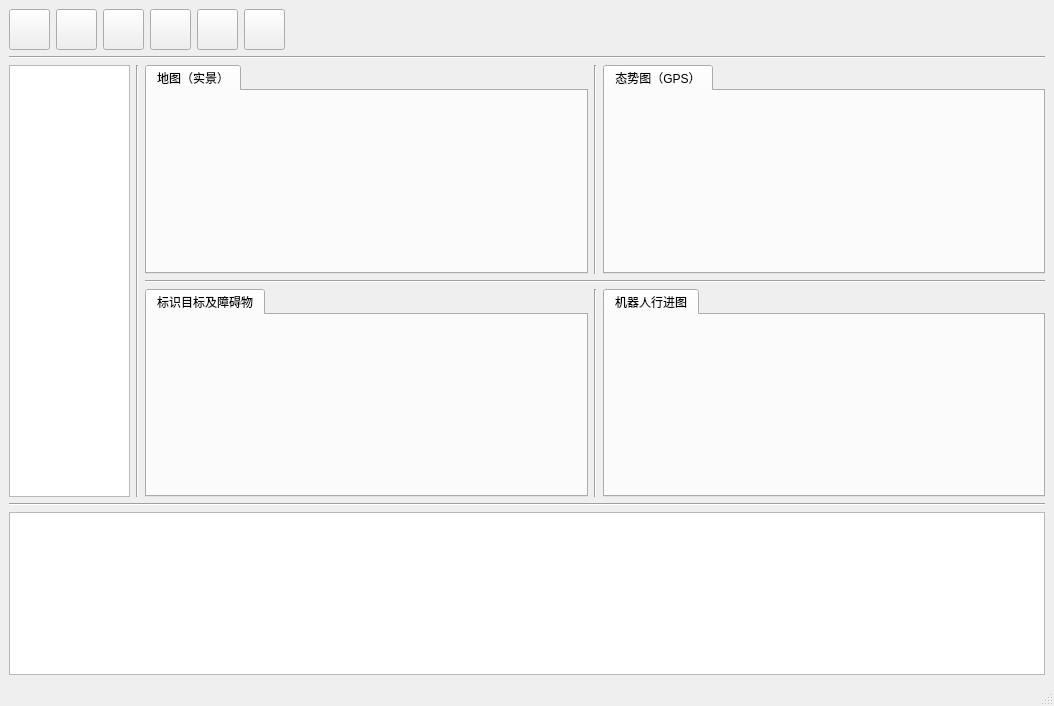
<?xml version="1.0" encoding="UTF-8"?>
<ui version="4.0">
 <class>MainWindow</class>
 <widget class="QMainWindow" name="MainWindow">
  <property name="geometry">
   <rect>
    <x>0</x>
    <y>0</y>
    <width>1054</width>
    <height>706</height>
   </rect>
  </property>
  <property name="minimumSize">
   <size>
    <width>1054</width>
    <height>706</height>
   </size>
  </property>
  <property name="windowTitle">
   <string>MainWindow</string>
  </property>
  <widget class="QWidget" name="centralwidget">
   <layout class="QGridLayout" name="gridLayout">
    <item row="0" column="0">
     <layout class="QVBoxLayout" name="verticalLayout_3" stretch="3,0,1">
      <item>
       <layout class="QVBoxLayout" name="verticalLayout_2">
        <item>
         <layout class="QHBoxLayout" name="horizontalLayout">
          <item>
           <widget class="QPushButton" name="btn_refresh">
            <property name="sizePolicy">
             <sizepolicy hsizetype="Fixed" vsizetype="Fixed">
              <horstretch>0</horstretch>
              <verstretch>0</verstretch>
             </sizepolicy>
            </property>
            <property name="minimumSize">
             <size>
              <width>41</width>
              <height>41</height>
             </size>
            </property>
            <property name="maximumSize">
             <size>
              <width>41</width>
              <height>41</height>
             </size>
            </property>
            <property name="text">
             <string/>
            </property>
            <property name="iconSize">
             <size>
              <width>41</width>
              <height>41</height>
             </size>
            </property>
           </widget>
          </item>
          <item>
           <widget class="QPushButton" name="btn_import">
            <property name="sizePolicy">
             <sizepolicy hsizetype="Fixed" vsizetype="Fixed">
              <horstretch>0</horstretch>
              <verstretch>0</verstretch>
             </sizepolicy>
            </property>
            <property name="minimumSize">
             <size>
              <width>41</width>
              <height>41</height>
             </size>
            </property>
            <property name="maximumSize">
             <size>
              <width>41</width>
              <height>41</height>
             </size>
            </property>
            <property name="text">
             <string/>
            </property>
            <property name="iconSize">
             <size>
              <width>41</width>
              <height>41</height>
             </size>
            </property>
           </widget>
          </item>
          <item>
           <widget class="QPushButton" name="btn_recognize">
            <property name="sizePolicy">
             <sizepolicy hsizetype="Fixed" vsizetype="Fixed">
              <horstretch>0</horstretch>
              <verstretch>0</verstretch>
             </sizepolicy>
            </property>
            <property name="minimumSize">
             <size>
              <width>41</width>
              <height>41</height>
             </size>
            </property>
            <property name="maximumSize">
             <size>
              <width>41</width>
              <height>41</height>
             </size>
            </property>
            <property name="text">
             <string/>
            </property>
            <property name="iconSize">
             <size>
              <width>41</width>
              <height>41</height>
             </size>
            </property>
           </widget>
          </item>
          <item>
           <widget class="QPushButton" name="btn_ToSituationMap">
            <property name="sizePolicy">
             <sizepolicy hsizetype="Fixed" vsizetype="Fixed">
              <horstretch>0</horstretch>
              <verstretch>0</verstretch>
             </sizepolicy>
            </property>
            <property name="minimumSize">
             <size>
              <width>41</width>
              <height>41</height>
             </size>
            </property>
            <property name="maximumSize">
             <size>
              <width>41</width>
              <height>41</height>
             </size>
            </property>
            <property name="text">
             <string/>
            </property>
            <property name="iconSize">
             <size>
              <width>41</width>
              <height>41</height>
             </size>
            </property>
           </widget>
          </item>
          <item>
           <widget class="QPushButton" name="btn_PathPlanning">
            <property name="sizePolicy">
             <sizepolicy hsizetype="Fixed" vsizetype="Fixed">
              <horstretch>0</horstretch>
              <verstretch>0</verstretch>
             </sizepolicy>
            </property>
            <property name="minimumSize">
             <size>
              <width>41</width>
              <height>41</height>
             </size>
            </property>
            <property name="maximumSize">
             <size>
              <width>41</width>
              <height>41</height>
             </size>
            </property>
            <property name="text">
             <string/>
            </property>
            <property name="iconSize">
             <size>
              <width>41</width>
              <height>41</height>
             </size>
            </property>
           </widget>
          </item>
          <item>
           <widget class="QPushButton" name="btn_begin">
            <property name="sizePolicy">
             <sizepolicy hsizetype="Fixed" vsizetype="Fixed">
              <horstretch>0</horstretch>
              <verstretch>0</verstretch>
             </sizepolicy>
            </property>
            <property name="minimumSize">
             <size>
              <width>41</width>
              <height>41</height>
             </size>
            </property>
            <property name="maximumSize">
             <size>
              <width>41</width>
              <height>41</height>
             </size>
            </property>
            <property name="text">
             <string/>
            </property>
            <property name="iconSize">
             <size>
              <width>41</width>
              <height>41</height>
             </size>
            </property>
           </widget>
          </item>
          <item>
           <spacer name="horizontalSpacer">
            <property name="orientation">
             <enum>Qt::Horizontal</enum>
            </property>
            <property name="sizeHint" stdset="0">
             <size>
              <width>748</width>
              <height>20</height>
             </size>
            </property>
           </spacer>
          </item>
         </layout>
        </item>
        <item>
         <widget class="Line" name="line">
          <property name="orientation">
           <enum>Qt::Horizontal</enum>
          </property>
         </widget>
        </item>
        <item>
         <layout class="QHBoxLayout" name="horizontalLayout_4">
          <item>
           <widget class="QListWidget" name="RobotList">
            <property name="maximumSize">
             <size>
              <width>121</width>
              <height>16777215</height>
             </size>
            </property>
           </widget>
          </item>
          <item>
           <widget class="Line" name="line_2">
            <property name="orientation">
             <enum>Qt::Vertical</enum>
            </property>
           </widget>
          </item>
          <item>
           <layout class="QVBoxLayout" name="verticalLayout" stretch="1,0,1">
            <property name="sizeConstraint">
             <enum>QLayout::SetNoConstraint</enum>
            </property>
            <item>
             <layout class="QHBoxLayout" name="horizontalLayout_3" stretch="1,0,1">
              <item>
               <widget class="QTabWidget" name="tabWidget">
                <property name="currentIndex">
                 <number>0</number>
                </property>
                <widget class="QWidget" name="tab">
                 <attribute name="title">
                  <string>地图（实景）</string>
                 </attribute>
                 <layout class="QGridLayout" name="gridLayout_4">
                  <item row="0" column="0">
                   <widget class="QLabel" name="label">
                    <property name="text">
                     <string/>
                    </property>
                    <property name="scaledContents">
                     <bool>false</bool>
                    </property>
                    <property name="alignment">
                     <set>Qt::AlignCenter</set>
                    </property>
                   </widget>
                  </item>
                 </layout>
                </widget>
               </widget>
              </item>
              <item>
               <widget class="Line" name="line_4">
                <property name="orientation">
                 <enum>Qt::Vertical</enum>
                </property>
               </widget>
              </item>
              <item>
               <widget class="QTabWidget" name="tabWidget_3">
                <property name="currentIndex">
                 <number>0</number>
                </property>
                <widget class="QWidget" name="tab_3">
                 <attribute name="title">
                  <string>态势图（GPS）</string>
                 </attribute>
                 <layout class="QGridLayout" name="gridLayout_5">
                  <item row="0" column="0">
                   <widget class="QLabel" name="label_3">
                    <property name="text">
                     <string/>
                    </property>
                    <property name="alignment">
                     <set>Qt::AlignCenter</set>
                    </property>
                   </widget>
                  </item>
                 </layout>
                </widget>
               </widget>
              </item>
             </layout>
            </item>
            <item>
             <widget class="Line" name="line_3">
              <property name="orientation">
               <enum>Qt::Horizontal</enum>
              </property>
             </widget>
            </item>
            <item>
             <layout class="QHBoxLayout" name="horizontalLayout_2" stretch="1,0,1">
              <item>
               <widget class="QTabWidget" name="tabWidget_2">
                <property name="currentIndex">
                 <number>0</number>
                </property>
                <widget class="QWidget" name="tab_2">
                 <attribute name="title">
                  <string>标识目标及障碍物</string>
                 </attribute>
                 <layout class="QGridLayout" name="gridLayout_3">
                  <item row="0" column="0">
                   <widget class="QLabel" name="label_2">
                    <property name="text">
                     <string/>
                    </property>
                    <property name="alignment">
                     <set>Qt::AlignCenter</set>
                    </property>
                   </widget>
                  </item>
                 </layout>
                </widget>
               </widget>
              </item>
              <item>
               <widget class="Line" name="line_5">
                <property name="orientation">
                 <enum>Qt::Vertical</enum>
                </property>
               </widget>
              </item>
              <item>
               <widget class="QTabWidget" name="tabWidget_4">
                <property name="currentIndex">
                 <number>0</number>
                </property>
                <widget class="QWidget" name="tab_4">
                 <attribute name="title">
                  <string>机器人行进图</string>
                 </attribute>
                 <layout class="QGridLayout" name="gridLayout_2">
                  <item row="0" column="0">
                   <widget class="QLabel" name="label_4">
                    <property name="text">
                     <string/>
                    </property>
                    <property name="alignment">
                     <set>Qt::AlignCenter</set>
                    </property>
                   </widget>
                  </item>
                 </layout>
                </widget>
               </widget>
              </item>
             </layout>
            </item>
           </layout>
          </item>
         </layout>
        </item>
       </layout>
      </item>
      <item>
       <widget class="Line" name="line_6">
        <property name="orientation">
         <enum>Qt::Horizontal</enum>
        </property>
       </widget>
      </item>
      <item>
       <widget class="QTextEdit" name="textEdit">
        <property name="minimumSize">
         <size>
          <width>0</width>
          <height>160</height>
         </size>
        </property>
       </widget>
      </item>
     </layout>
    </item>
   </layout>
  </widget>
  <widget class="QStatusBar" name="statusbar"/>
 </widget>
 <resources/>
 <connections/>
</ui>
